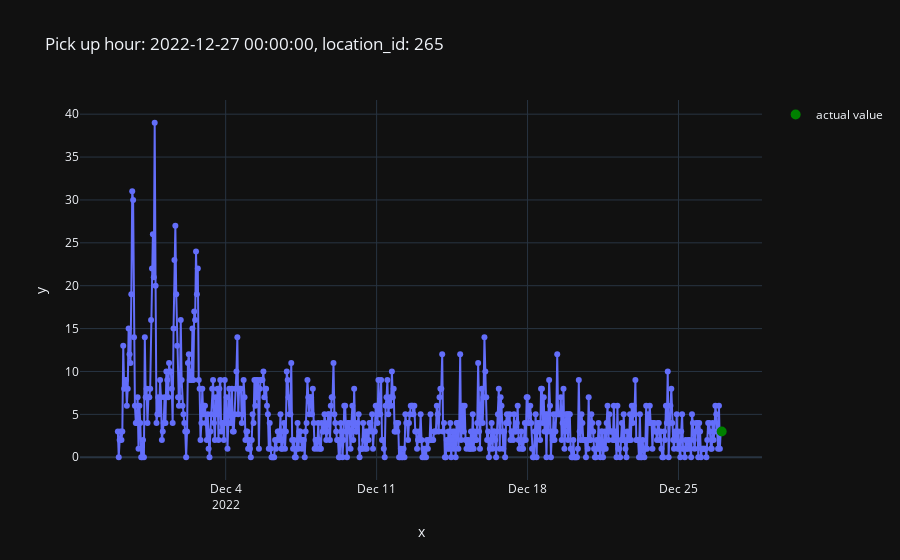

Notebook cell for this chart:
### Code cell
from src.plot import plot_one_sample

plot_one_sample(
    features=features,
    targets=targets,
    example_id=88289,
)

### Figure 1 — Plotly figure (JSON) as saved in the notebook; plotly's stock layout.template omitted (floating-point values rounded to 4 significant figures; data arrays with more than 128 entries replaced by an {"elided": "..."} marker saying what was removed)
{"data": [{"hovertemplate": "x=%{x}<br>y=%{y}<extra></extra>", "legendgroup": "", "line": {"color": "#636efa", "dash": "solid"}, "marker": {"symbol": "circle"}, "mode": "markers+lines", "name": "", "orientation": "v", "showlegend": false, "type": "scatter", "x": {"elided": "673 str values"}, "xaxis": "x", "y": {"elided": "673 int values"}, "yaxis": "y"}, {"line": {"color": "green"}, "marker": {"size": 10}, "mode": "markers", "name": "actual value", "type": "scatter", "x": ["2022-12-27T00:00:00"], "y": [3]}], "layout": {"legend": {"tracegroupgap": 0}, "title": {"text": "Pick up hour: 2022-12-27 00:00:00, location_id: 265"}, "xaxis": {"anchor": "y", "domain": [0, 1], "title": {"text": "x"}}, "yaxis": {"anchor": "x", "domain": [0, 1], "title": {"text": "y"}}}}
